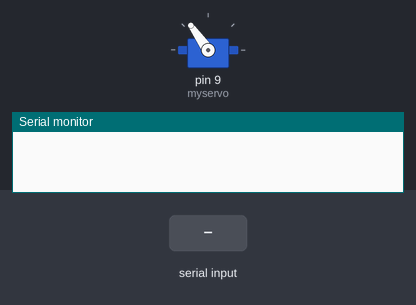
A sketch run on a simulated Arduino Uno, built with avr-gcc and run on an emulated ATmega328P. Shown: servo, the last lines printed to the serial monitor. The test bench sets the inputs (shaded band).

Above: at 2.0 s.
2.1 s: "RUN\n" received over Serial
At 3.46 s:
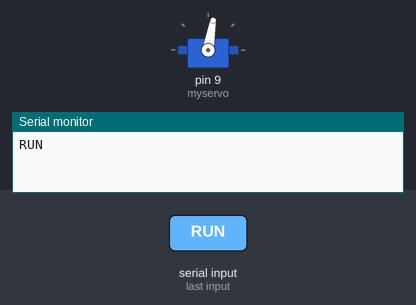
At 5.5 s:
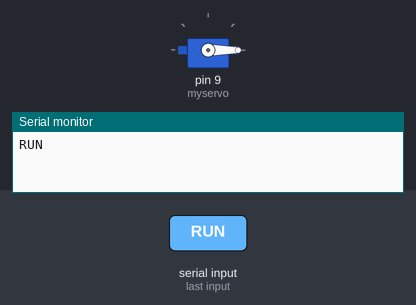
Timing chart, 0 to 7.0 s (numbered marks = the images above; inputs shaded):
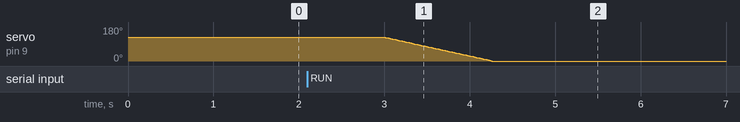

Measured:
- after the input at 2.1 s, servo on pin 9 (myservo): moves from 125° to 0° over 1.2 s, starting after 0.91 s

The sketch:

openBox.ino
```cpp
#include <Servo.h>

Servo myservo;
int pos = 125;

void setup() {
  Serial.begin(9600);
  myservo.attach(9);
  myservo.write(pos);
}

void loop() {
  delay(1000);
  if (Serial.available() > 0) {
    String command = Serial.readStringUntil('\n');

    Serial.println(command);
    if (command.startsWith("RUN")) {
      runProgram();
    }
  }
}

void runProgram() {
  for (pos = 125; pos >= 0; pos -= 1) {
    myservo.write(pos);
    delay(10);
  }

  delay(10000);

  for (pos = 0; pos <= 125; pos += 1) {
    myservo.write(pos);
    delay(10);
  }
}
```
